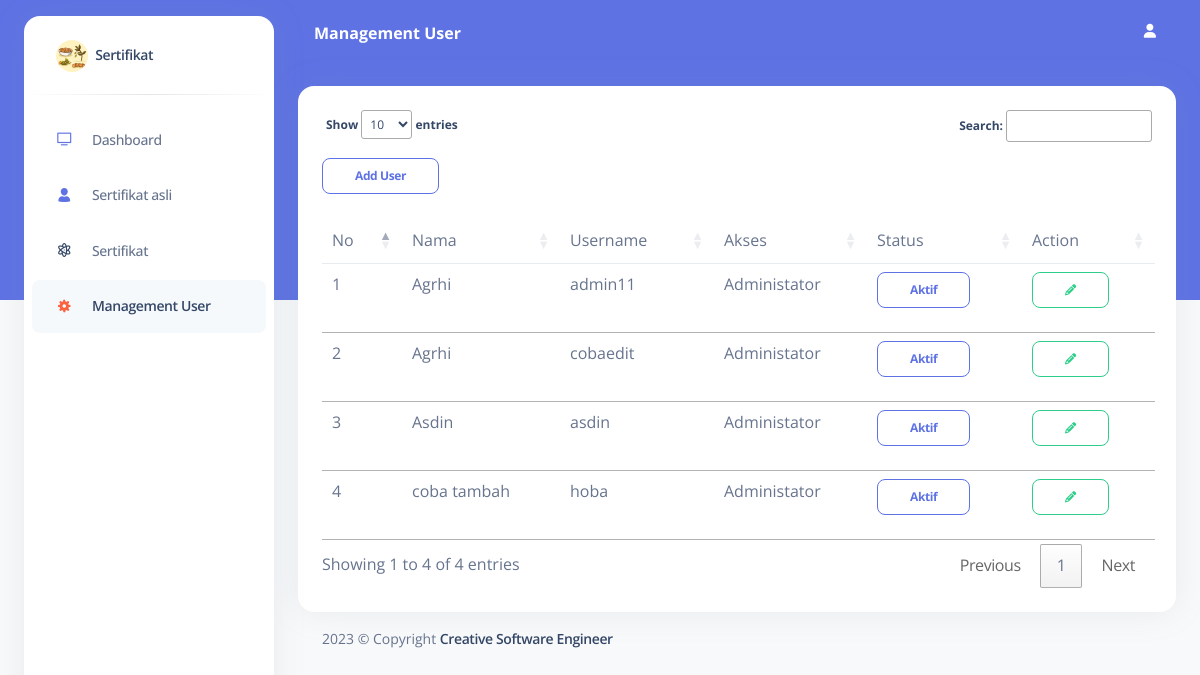
Screenshot of /index.php/management_user with the database file from the repository.
### tables this page shows
CREATE TABLE `user` (
  `iduser` char(36) NOT NULL,
  `idpetani` char(36) NOT NULL,
  `username` varchar(30) NOT NULL,
  `password` varchar(100) NOT NULL,
  `namauser` varchar(30) NOT NULL,
  `status` varchar(1) NOT NULL,
  `role` varchar(1) NOT NULL,
  `created_at` varchar(36) NOT NULL
);

### application/controllers/Management_User.php (called while the page is built, shortened)
<?php
class Management_User extends CI_Controller
{
	public function __construct()
	{
		$this->load->model('M_user');
	}
	public function index()
	{
		$this->loadView();
	}
	private function loadView($showModal = "index")
	{
		$data = [
			'title' => 'Management User',
			'user' => $this->M_user->get()->result(),
			'showModal' => $showModal
		];
		$this->load->view('layout/header', $data);
		$this->load->view('layout/sidebar', $data);
		$this->load->view('layout/navbar');
		$this->load->view('content/admin/management_user/index', $data);
		$this->load->view('layout/footer');
	}
}

### index.php (called while the page is built, shortened)
<?php
require_once BASEPATH.'core/CodeIgniter.php';

### application/models/M_user.php (called while the page is built, shortened)
<?php
class M_user extends CI_Model
{
	public function get($id = ''){
		$this->db->select('*');
		$this->db->from('user');
		$query = $this->db->get();
		return $query;
	}
}

### application/views/content/admin/management_user/index.php (the view, shortened to what this page needs)
<section class="section">
    <div class="card">
        <div class="card-body">
            <table class="table caption-top" id="user">
                <caption>
                    <button type="button" class="btn btn-outline-primary btn-sm" data-bs-toggle="modal" data-bs-target="#modaladd">Add User</button>
                </caption>
                <thead>
                    <tr>
                        <td>No</td>
                        <td>Nama</td>
                        <td>Username</td>
                        <td>Akses</td>
                        <td>Status</td>
                        <td>Action</td>
                    </tr>
                </thead>
                <tbody>
                    <?php
                    $no = 1;
                    foreach ($user as $value) { ?>
                        <tr>
                            <td><?= $no++ ?></td>
                            <td><?= $value->namauser ?></td>
                            <td><?= $value->username ?></td>
                            <td>
                                <?php if ($value->role == 1) {
                                    echo "Administator";
                                } else {
                                    echo "Petani";
                                } ?>
                            </td>
                            <td>
                                <?php if ($value->status == 1) { ?>
                                    <a href="<?= base_url('management_user/status/nonaktif/') . $value->iduser ?>" class="btn btn-outline-primary btn-sm">Aktif</a>
                                <?php } else { ?>
                                    <a href="<?= base_url('management_user/status/aktif/') . $value->iduser ?>" class="btn btn-outline-danger btn-sm">Tidak Aktif</a>
                                <?php } ?>
                            </td>
                            <td>
                                <button class="btn btn-outline-success btn-sm" data-bs-toggle="modal" onclick="updateuser('<?= $value->iduser ?>')" data-bs-target="#modaledit"><i class="fa fa-pencil" aria-hidden="true"></i></button>
                            </td>
                        </tr>
                    <?php } ?>
                </tbody>
            </table>
        </div>
    </div>
</section>

### rows the page displays
user: namauser "Agrhi", username "admin11", role "Administator"
user: namauser "Agrhi", username "cobaedit", role "Administator"
user: namauser "Asdin", username "asdin", role "Administator"
user: namauser "coba tambah", username "hoba", role "Administator"

### other values shown
$title "Management User"
